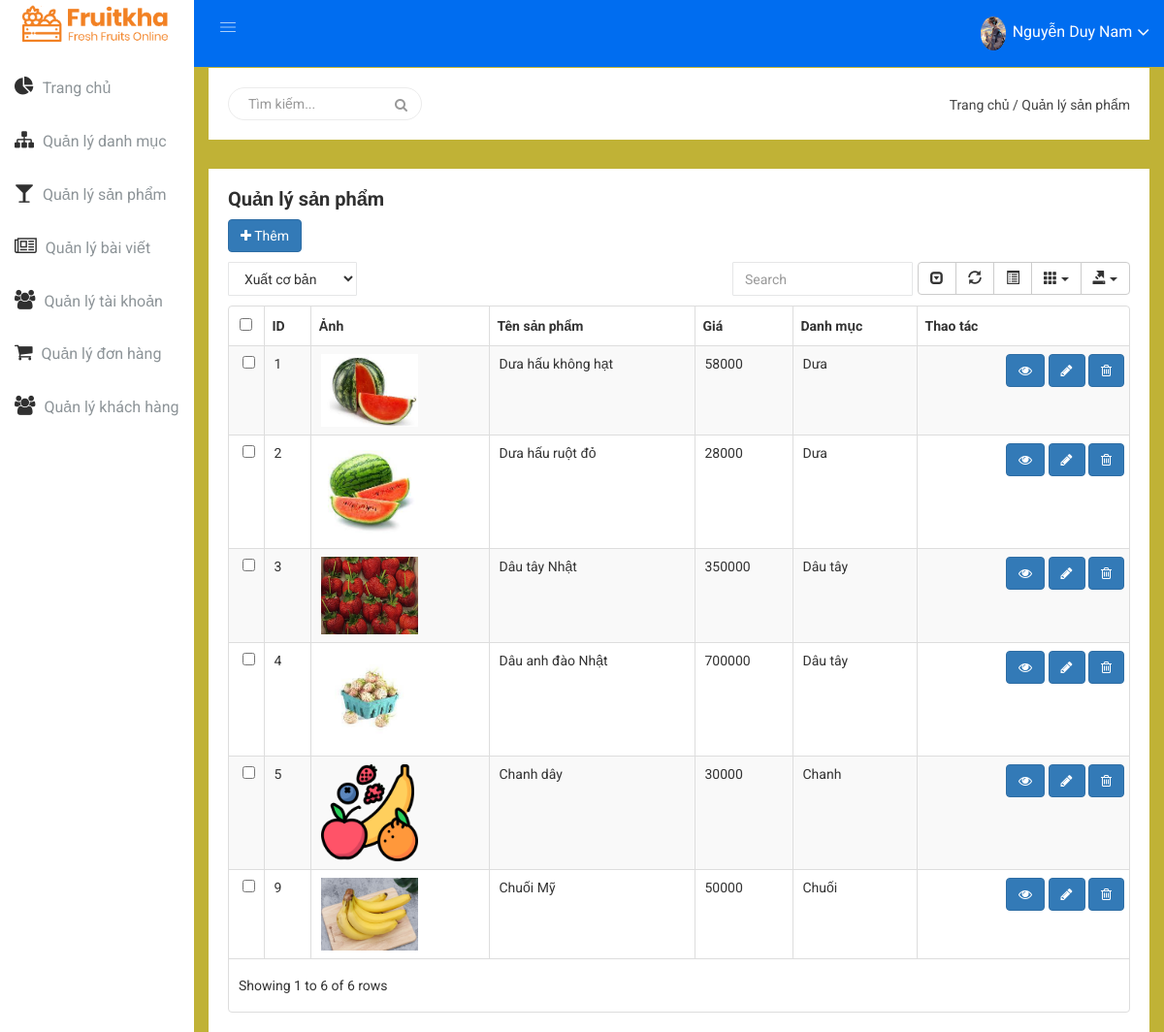
The page /admin/products/index.php (signed in) on the database its author committed.
### tables this page shows
CREATE TABLE `products` (
  `id` int(11) NOT NULL,
  `name` varchar(100) NOT NULL,
  `photo` text NOT NULL DEFAULT 'default-product.png',
  `category_id` int(11) NOT NULL,
  `short_description` varchar(200) NOT NULL DEFAULT '''\\''chưa có mô tả\\''''',
  `long_description` text NOT NULL DEFAULT 'chưa có mô tả dài',
  `price` float NOT NULL
);

CREATE TABLE `categories` (
  `id` int(11) NOT NULL,
  `name` varchar(40) NOT NULL
);

### admin/classes/db.php (called while the page is built, shortened)
<?php
class Database
{
    static $instance = null;
    private  $connection;
    private function __construct()
    {
        try {
            $host = 'localhost';
            $username = 'root';
            $password = '';
            $database = 'frutika';
            $this->connection = new \mysqli($host, $username, $password, $database);
        } catch (\Throwable $e) {
            die("Lỗi: " . $e->getMessage());
        }
    }
    public static function getInstance()
    {
        if (static::$instance == null) {
            static::$instance = new Database();
        }
        return static::$instance;
    }
    public function query($sql) {
        return $this->connection->query($sql);
    }
}

### admin/products/index.php (the view, shortened to what this page needs)
<?php
$current = 'Quản lý sản phẩm';
require_once ADMIN . 'includes/sidebar.php';
?>
<div class="all-content-wrapper">
    <?php require_once ADMIN . 'includes/headerbar.php' ?>
    <div class="data-table-area mg-b-15">
        <div class="container-fluid">
            <div class="row">
                <div class="col-lg-12 col-md-12 col-sm-12 col-xs-12">
                    <div class="sparkline13-list">
                        <div class="sparkline13-hd">
                            <div class="main-sparkline13-hd">
                                <h1>Quản lý sản phẩm</h1>
                            </div>
                        </div>
                        <div class="d-flex justify-content-end"><button class="btn btn-primary" data-toggle="modal" data-target="#modalProductInsert"><i class="fa fa-plus"></i> Thêm</div>
                        <div class="sparkline13-graph">
                            <div class="datatable-dashv1-list custom-datatable-overright">
                                <div id="toolbar">
                                    <select class="form-control dt-tb">
                                        <option value="">Xuất cơ bản</option>
                                    </select>
                                </div>
                                <table class="tableProducts table table-striped" id="table" data-toggle="table" data-pagination="true" data-search="true" data-show-columns="true" data-show-pagination-switch="true" data-show-refresh="true" data-key-events="true" data-show-toggle="true" data-resizable="true" data-cookie="true" data-cookie-id-table="saveId" data-show-export="true" data-toolbar="#toolbar">
                                    <thead>
                                        <tr>
                                            <th data-field="id">ID</th>
                                            <th data-field="photo">Ảnh</th>
                                            <th data-field="name">Tên sản phẩm</th>
                                            <th data-field="price">Giá</th>
                                            <th data-field="category_name">Danh mục</th>
                                            <th data-field="action">Thao tác</th>
                                        </tr>
                                    </thead>
                                    <tbody>
                                        <?php
                                        require_once '../classes/db.php';
                                        $query = "SELECT products.*, categories.name as category_name
                                                FROM products
                                                JOIN categories ON products.category_id = categories.id";
                                        $query_run = Database::getInstance()->query($query);
                                        if ($query_run->num_rows > 0) {
                                            foreach ($query_run as $each) { ?>
                                                <tr>
                                                    <td><?php echo $each['id'] ?></td>
                                                    <td>
                                                        <img src="/admin/assets/uploads/products/<?php echo $each['photo'] ?>" alt="bac-and-chill-<?php echo $each['name'] ?>" width="100" height="100" />
                                                    </td>
                                                    <td><?php echo $each['name'] ?></td>
                                                    <td><?php echo $each['price'] ?></td>
                                                    <td><?php echo $each['category_name'] ?></td>
                                                    <td class="datatable-ct">
                                                        <div style="text-align: end;">
                                                            <button type="button" class="viewProductBtn btn btn-primary" value="<?php echo $each['id'] ?>" title="xem"><i class="fa fa-eye"></i></button>
                                                            <button type="button" class="updateProductBtn btn btn-primary" value="<?php echo $each['id'] ?>" title="sửa"><i class="fa fa-pencil"></i></button>
                                                            <button type="button" class="deleteProductBtn btn btn-primary" value="<?php echo $each['id'] ?>" title="xóa"><i class="fa fa-trash-o"></i></button>
                                                        </div>
                                                    </td>
                                                </tr>
                                        <?php }
                                        } ?>
                                    </tbody>
                                </table>
                            </div>
                        </div>
                    </div>
                </div>
            </div>
        </div>
    </div>
</div>
<?php
require_once ADMIN . 'includes/footer.php';
?>

### admin/includes/headerbar.php (shortened to what this page needs)
<?php
   $protocol = ((!empty($_SERVER['HTTPS']) && $_SERVER['HTTPS'] != 'off') || $_SERVER['SERVER_PORT'] == 443) ? "https://" : "http://";
   $CurPageURL = $protocol . $_SERVER['HTTP_HOST'] . $_SERVER['REQUEST_URI'];
   ?>
<div class="container-fluid">
    <div class="row">
        <div class="col-lg-12 col-md-12 col-sm-12 col-xs-12">
            <div class="logo-pro">
                <a href="/admin/dashboard"><img class="main-logo" src="/admin/img/logo/logo.png" alt="bac-and-chill-logo" style="width: 50px; height: 50px;" /></a>
            </div>
        </div>
    </div>
</div>
<div class="header-advance-area">
    <div class="header-top-area">
        <div class="container-fluid">
            <div class="row">
                <div class="col-lg-12 col-md-12 col-sm-12 col-xs-12">
                    <div class="header-top-wraper">
                        <div class="row">
                            <div class="col-lg-1 col-md-0 col-sm-1 col-xs-12">
                                <div class="menu-switcher-pro">
                                    <button type="button" id="sidebarCollapse" class="btn bar-button-pro header-drl-controller-btn btn-info navbar-btn">
                                        <i class="educate-icon educate-nav"></i>
                                    </button>
                                </div>
                            </div>
                            <div class="col-lg-5 col-md-5 col-sm-12 col-xs-12">
                                <div class="header-right-info">
                                    <ul class="nav navbar-nav mai-top-nav header-right-menu">
                                        <li class="nav-item">
                                            <?php
                                               require_once '../classes/db.php';
                                               $query = "SELECT photo, displayname FROM admin WHERE username='$_SESSION[username]'";
                                               $query_run = Database::getInstance()->query($query);
                                               if ($query_run->num_rows == 1) {
                                                   $each = $query_run->fetch_assoc();
                                               }
                                               ?>
                                            <a href="#" data-toggle="dropdown" role="button" aria-expanded="false" class="nav-link dropdown-toggle">
                                                <img src="/admin/accounts/uploads/<?php echo $each['photo'] ?>" alt="" />
                                                <span class="admin-name"><?php echo $each['displayname'] ?></span>
                                                <i class="fa fa-angle-down edu-icon edu-down-arrow"></i>
                                            </a>
                                        </li>
                                    </ul>
                                </div>
                            </div>
                        </div>
                    </div>
                </div>
            </div>
        </div>
    </div>
    <?php
       if (!str_contains($CurPageURL, '/admin/dashboard')) {
       ?>
        <div class="breadcome-area">
            <div class="container-fluid">
                <div class="row">
                    <div class="col-lg-12 col-md-12 col-sm-12 col-xs-12">
                        <div class="breadcome-list">
                            <div class="row">
                                <div class="col-lg-6 col-md-6 col-sm-6 col-xs-12">
                                    <?php if (!str_contains($CurPageURL, '/admin/profile')) { ?>
                                        <div class="breadcome-heading">
                                            <form role="search" class="sr-input-func">
                                                <input type="text" placeholder="Tìm kiếm..." class="search-int form-control">
                                                <a href="#"><i class="fa fa-search"></i></a>
                                            </form>
                                        </div>
                                    <?php } ?>
                                </div>
                                <div class="col-lg-6 col-md-6 col-sm-6 col-xs-12">
                                    <ul class="breadcome-menu">
                                        <li><a href="/admin/dashboard">Trang chủ</a> <span class="bread-slash">/</span>
                                        </li>
                                        <li><span class="bread-blod"><?php echo $current; ?></span>
                                        </li>
                                    </ul>
                                </div>
                            </div>
                        </div>
                    </div>
                </div>
            </div>
        </div>
    <?php } ?>
</div>

### admin/css/main.css (style rules this page uses)
html { color: #222; font-size: 1em; line-height: 1.4; }
audio, canvas, iframe, img, svg, video { vertical-align: middle; }

### rows shown on the page
products: id "1", photo (picture), name "Dưa hấu không hạt", price "58000", category.name "Dưa"
products: id "2", photo (picture), name "Dưa hấu ruột đỏ", price "28000", category.name "Dưa"
products: id "3", photo (picture), name "Dâu tây Nhật", price "350000", category.name "Dâu tây"
products: id "4", photo (picture), name "Dâu anh đào Nhật", price "700000", category.name "Dâu tây"
products: id "5", photo (placeholder picture), name "Chanh dây", price "30000", category.name "Chanh"
products: id "9", photo (picture), name "Chuối Mỹ", price "50000", category.name "Chuối"

### other values the page prints
$each['displayname'] "Nguyễn Duy Nam"
$current "Quản lý sản phẩm"
